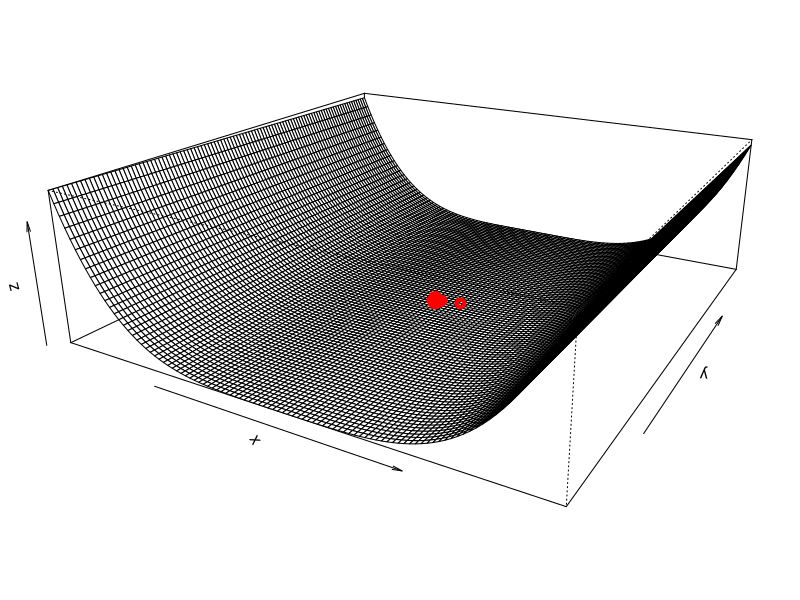
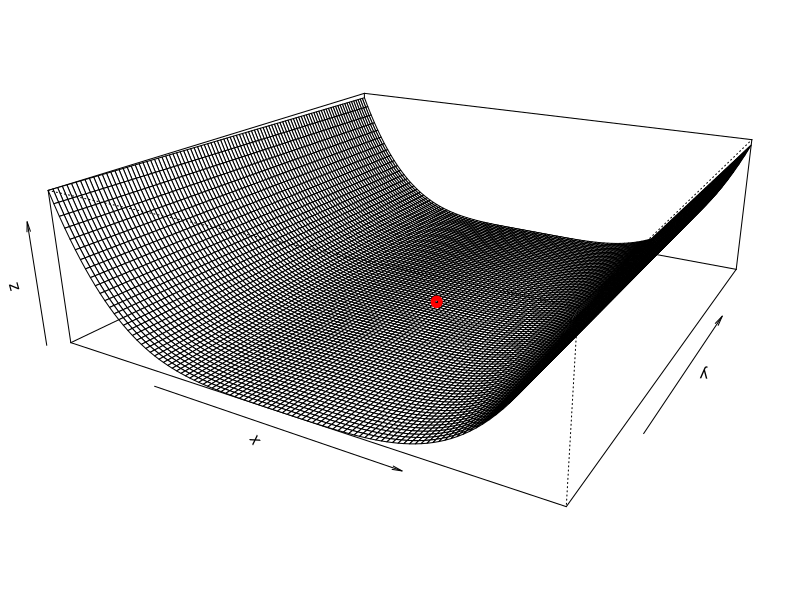

Recreate these plots in R, in order.
## ---- chunk 1
gr <- (sqrt(5)+1)/2
golden_ratio<- function(alpha_init,an, tol ,a,b, step = F)
{
  c <- b - (b - a) / gr
  d <- a + (b - a) / gr
  while (abs(b-a)>tol) {
     if (step) {
      print(c)
    }
    if (alpha_init(c,an) < alpha_init(d,an)) {
      b <- d
    } else{
      a <- c
    }
    c <- b - (b - a) / gr
    d <- a + (b - a) / gr
  }
  return((b + a) / 2)
}

func <- function(x,y){100*((y-(x^2))^2) + ((1-x)^2)}
a0 = c(3,5)
tol = 1e-09
maxiter = 1000

gradient  <- function(x,y){
  dx <- -400*y*x + 400*x^3 -2 +2*x
  dy <- 200*(y-x^2)
  return(as.matrix(c(dx,dy)))
}
grad <- function(x,y){c(((-400*x)*(y-(x^2))-2*(1-x)),
                          200*(y-(x^2)))}
alpha_init <- function(alpha,an_1){func(an_1[1]-alpha*(grad(an_1[1],an_1[2])[1]),an_1[2]-alpha*(grad(an_1[1],an_1[2])[2]))}




sdescent <- function( a0, tol, maxiter){
  ##############################################
  #steepest descent algorithm (gradient method)#
  ##############################################
  #input:
    #a0: initial point (an array two elements)
    #tol: tolerance the norm of the difference between current and previous iterates
    #maxiter: maximum number of iterations.
  #output:
    #a: solution (array of x and y)
    #num: number of iterations.
  
  
  
  result <- list(c(a0,0))
  i <- 1
  flag <- TRUE
  an_1 <- as.matrix(a0)
  while (i<= maxiter & flag) {
    x <- an_1[1]
    y <- an_1[2]
    gamma <- golden_ratio(alpha_init = alpha_init,an_1,tol = 0.00001,a = 0,b = 20,step = F)
    an <-  as.matrix(an_1) - as.matrix(gamma*gradient(x,y))
    an <- as.array(an)
    i <- i + 1
    result[[i]] <- c(an,func(an[1],an[2]))
    #print(c(an,'%',gamma,gamma_f))
    if (abs(sum(an-an_1))<tol){
      flag <- FALSE
  }
    an_1 <- an
  }
return(result)
}



point_start <- array(c(10,5))

result <- sdescent(a0 = point_start,tol =  1e-09,maxiter = 1000)

## ---- chunk 2
result <- data.frame(matrix(unlist(result), nrow=length(result), byrow=T))
colnames(result) <- c('x','y','z')

x <- seq(-99,99,length=100)
y <- x


z <- outer(x,y,func)

par(mar=c(1,1,1,1))
res <- persp(x,y,z,theta=30,phi=20,expand=0.3,ltheta=100)
mypoints <- trans3d(result$x, result$y, result$z, pmat=res)
points(mypoints, pch=1, col="red",lwd=4)


## ---- chunk 3
func <- function(x,y)
{
    return(100*(y-x^2)^2+(1-x)^2)
}

gradient  <- function(x,y){
  dx <- -400*y*x + 400*x^3 -2 +2*x
  dy <- 200*(y-x^2)
  return(as.matrix(c(dx,dy)))
}

hessian  <- function(x,y) {
  dxx <- 1200*x^2 -400*y + 2
  dxy <- -400*x
  dyy <- 200
  temp <- matrix(c(dxx,dxy,dxy,dyy),nrow = 2)
  return(temp)
}

newton = function( a0, tol, maxiter){
  #########################
  #Newton method algorithm#
  #########################
  #input:
    #a0: initial point (an array two elements)
    #tol: tolerance the norm of the difference between current and previous iterates
    #maxiter: maximum number of iterations.
  #output:
    #a: solution (array of x and y)
    #num: number of iterations.
  result <- data.frame(x=rep(NA,maxiter),y=rep(NA,maxiter),z=rep(NA,maxiter))
  i <- 1
  flag <- TRUE
  an_1 <- as.matrix(a0)
  while (i<= maxiter & flag) {
    x <- an_1[1]
    y <- an_1[2]
    an <-  as.matrix(an_1) - solve(hessian(x,y))%*%gradient(x,y)
    an <- as.array(an)
    result[i,1] <- an[1]
    result[i,2] <- an[2]
    result[i,3] <- func(x,y)
    i <- i+1
    if (abs(sum(an-an_1))<tol){
      flag <- FALSE
  }
    an_1 <- an
  }
  result <- result[complete.cases(result), ]
  return(result)
}

result <- newton(a0 = c(30,100),tol = 0.001,maxiter = 20)

## ---- chunk 4
x <- seq(-99,99,length=100)
y <- x


z <- outer(x,y,func)

par(mar=c(1,1,1,1))
res <- persp(x,y,z,theta=30,phi=20,expand=0.3,ltheta=100)
mypoints <- trans3d(result$x, result$y, result$z, pmat=res)
points(mypoints, pch=1, col="red",lwd=4)

